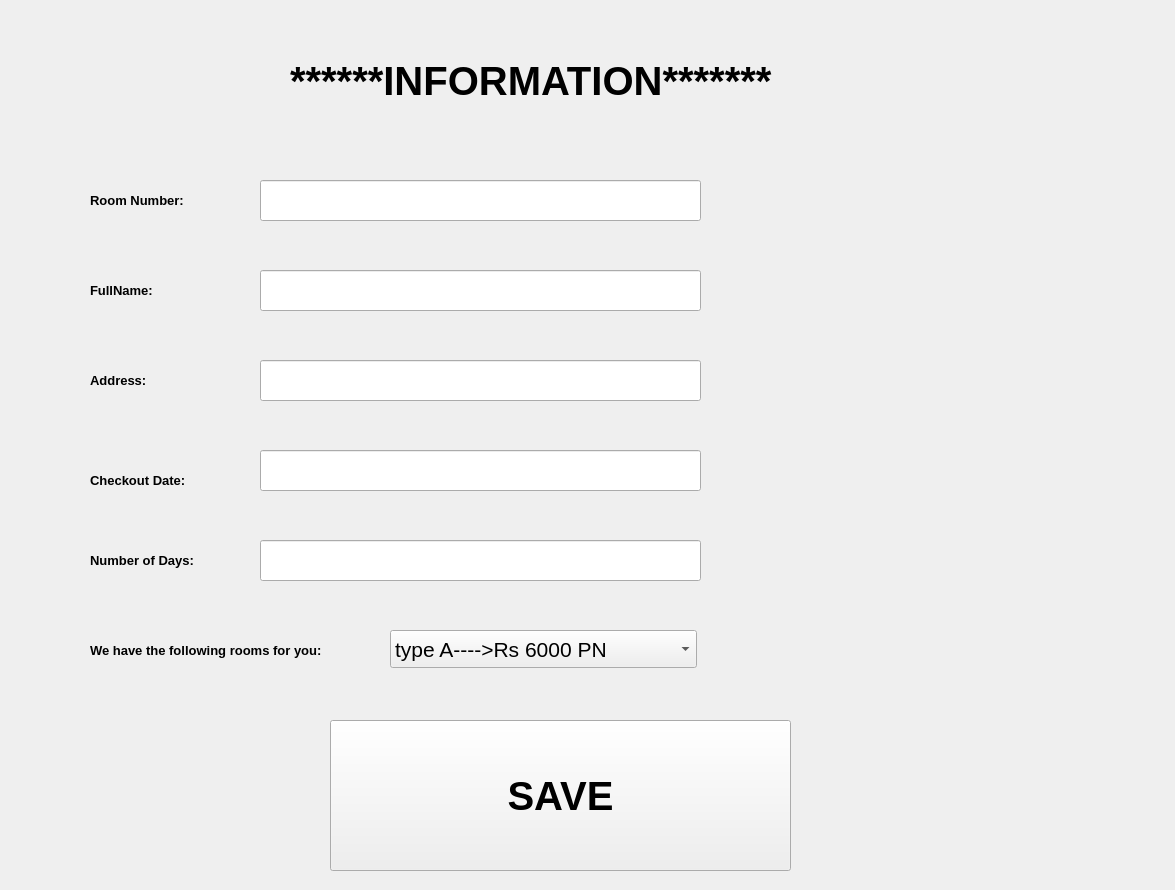
<?xml version="1.0" encoding="UTF-8"?>
<ui version="4.0">
 <class>MainWindow</class>
 <widget class="QMainWindow" name="MainWindow">
  <property name="geometry">
   <rect>
    <x>0</x>
    <y>0</y>
    <width>1175</width>
    <height>890</height>
   </rect>
  </property>
  <property name="minimumSize">
   <size>
    <width>1175</width>
    <height>890</height>
   </size>
  </property>
  <property name="maximumSize">
   <size>
    <width>1175</width>
    <height>890</height>
   </size>
  </property>
  <property name="windowTitle">
   <string>MainWindow</string>
  </property>
  <widget class="QWidget" name="centralwidget">
   <widget class="QLabel" name="lbl_RoomNum">
    <property name="geometry">
     <rect>
      <x>90</x>
      <y>170</y>
      <width>131</width>
      <height>61</height>
     </rect>
    </property>
    <property name="font">
     <font>
      <family>Arial</family>
      <pointsize>10</pointsize>
      <weight>75</weight>
      <bold>true</bold>
     </font>
    </property>
    <property name="text">
     <string>Room Number:</string>
    </property>
   </widget>
   <widget class="QLabel" name="lbl_LAUNDRY">
    <property name="geometry">
     <rect>
      <x>290</x>
      <y>10</y>
      <width>651</width>
      <height>141</height>
     </rect>
    </property>
    <property name="font">
     <font>
      <family>Arial</family>
      <pointsize>30</pointsize>
      <weight>75</weight>
      <bold>true</bold>
     </font>
    </property>
    <property name="text">
     <string>******INFORMATION*******</string>
    </property>
   </widget>
   <widget class="QLineEdit" name="txt_RoomNum">
    <property name="geometry">
     <rect>
      <x>260</x>
      <y>180</y>
      <width>441</width>
      <height>41</height>
     </rect>
    </property>
    <property name="font">
     <font>
      <family>Arial</family>
      <pointsize>14</pointsize>
     </font>
    </property>
    <property name="text">
     <string/>
    </property>
   </widget>
   <widget class="QPushButton" name="btn_SAVE">
    <property name="geometry">
     <rect>
      <x>330</x>
      <y>720</y>
      <width>461</width>
      <height>151</height>
     </rect>
    </property>
    <property name="font">
     <font>
      <family>Arial</family>
      <pointsize>30</pointsize>
      <weight>75</weight>
      <bold>true</bold>
     </font>
    </property>
    <property name="text">
     <string>SAVE</string>
    </property>
   </widget>
   <widget class="QLabel" name="lbl_Shorts">
    <property name="geometry">
     <rect>
      <x>90</x>
      <y>260</y>
      <width>131</width>
      <height>61</height>
     </rect>
    </property>
    <property name="font">
     <font>
      <family>Arial</family>
      <pointsize>10</pointsize>
      <weight>75</weight>
      <bold>true</bold>
     </font>
    </property>
    <property name="text">
     <string>FullName:</string>
    </property>
   </widget>
   <widget class="QLabel" name="lbl_Trousers">
    <property name="geometry">
     <rect>
      <x>90</x>
      <y>350</y>
      <width>151</width>
      <height>61</height>
     </rect>
    </property>
    <property name="font">
     <font>
      <family>Arial</family>
      <pointsize>10</pointsize>
      <weight>75</weight>
      <bold>true</bold>
     </font>
    </property>
    <property name="text">
     <string>Address:</string>
    </property>
   </widget>
   <widget class="QLabel" name="lbl_Shirt">
    <property name="geometry">
     <rect>
      <x>90</x>
      <y>450</y>
      <width>131</width>
      <height>61</height>
     </rect>
    </property>
    <property name="font">
     <font>
      <family>Arial</family>
      <pointsize>10</pointsize>
      <weight>75</weight>
      <bold>true</bold>
     </font>
    </property>
    <property name="text">
     <string>Checkout Date:</string>
    </property>
   </widget>
   <widget class="QLabel" name="lbl_Jeans">
    <property name="geometry">
     <rect>
      <x>90</x>
      <y>530</y>
      <width>131</width>
      <height>61</height>
     </rect>
    </property>
    <property name="font">
     <font>
      <family>Arial</family>
      <pointsize>10</pointsize>
      <weight>75</weight>
      <bold>true</bold>
     </font>
    </property>
    <property name="text">
     <string>Number of Days:</string>
    </property>
   </widget>
   <widget class="QLabel" name="lbl_Girlsuit">
    <property name="geometry">
     <rect>
      <x>90</x>
      <y>620</y>
      <width>311</width>
      <height>61</height>
     </rect>
    </property>
    <property name="font">
     <font>
      <family>Arial</family>
      <pointsize>10</pointsize>
      <weight>75</weight>
      <bold>true</bold>
     </font>
    </property>
    <property name="text">
     <string>We have the following rooms for you:</string>
    </property>
   </widget>
   <widget class="QLineEdit" name="txt_Jeans">
    <property name="geometry">
     <rect>
      <x>260</x>
      <y>540</y>
      <width>441</width>
      <height>41</height>
     </rect>
    </property>
    <property name="font">
     <font>
      <family>Arial</family>
      <pointsize>14</pointsize>
     </font>
    </property>
   </widget>
   <widget class="QLineEdit" name="txt_Shirt">
    <property name="geometry">
     <rect>
      <x>260</x>
      <y>450</y>
      <width>441</width>
      <height>41</height>
     </rect>
    </property>
    <property name="font">
     <font>
      <family>Arial</family>
      <pointsize>14</pointsize>
     </font>
    </property>
   </widget>
   <widget class="QLineEdit" name="txt_Trousers">
    <property name="geometry">
     <rect>
      <x>260</x>
      <y>360</y>
      <width>441</width>
      <height>41</height>
     </rect>
    </property>
    <property name="font">
     <font>
      <family>Arial</family>
      <pointsize>14</pointsize>
     </font>
    </property>
   </widget>
   <widget class="QLineEdit" name="txt_Shorts">
    <property name="geometry">
     <rect>
      <x>260</x>
      <y>270</y>
      <width>441</width>
      <height>41</height>
     </rect>
    </property>
    <property name="font">
     <font>
      <family>Arial</family>
      <pointsize>14</pointsize>
     </font>
    </property>
   </widget>
   <widget class="QComboBox" name="cbx_typeRoom">
    <property name="geometry">
     <rect>
      <x>390</x>
      <y>630</y>
      <width>307</width>
      <height>38</height>
     </rect>
    </property>
    <property name="font">
     <font>
      <family>Arial</family>
      <pointsize>16</pointsize>
     </font>
    </property>
    <item>
     <property name="text">
      <string>type A----&gt;Rs 6000 PN</string>
     </property>
    </item>
    <item>
     <property name="text">
      <string>type B----&gt;Rs 5000 PN</string>
     </property>
    </item>
    <item>
     <property name="text">
      <string>type C----&gt;Rs 4000 PN</string>
     </property>
    </item>
    <item>
     <property name="text">
      <string>type D----&gt;Rs 3000 PN</string>
     </property>
    </item>
   </widget>
  </widget>
 </widget>
 <resources/>
 <connections/>
</ui>
